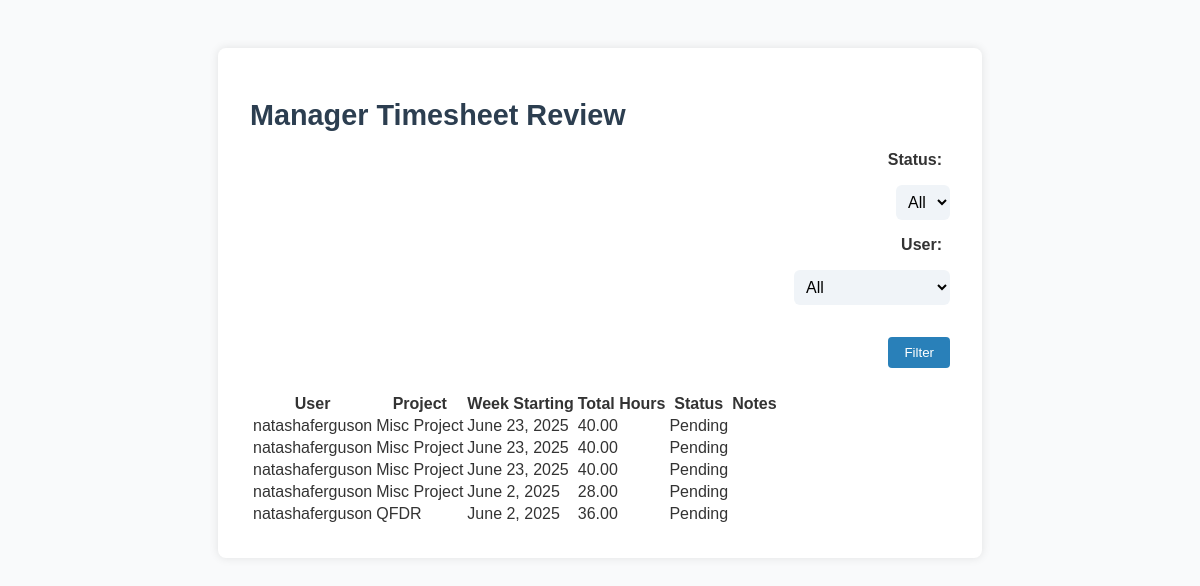
The page /tasks/timesheets/manage/ (signed in) on the database as committed earlier.
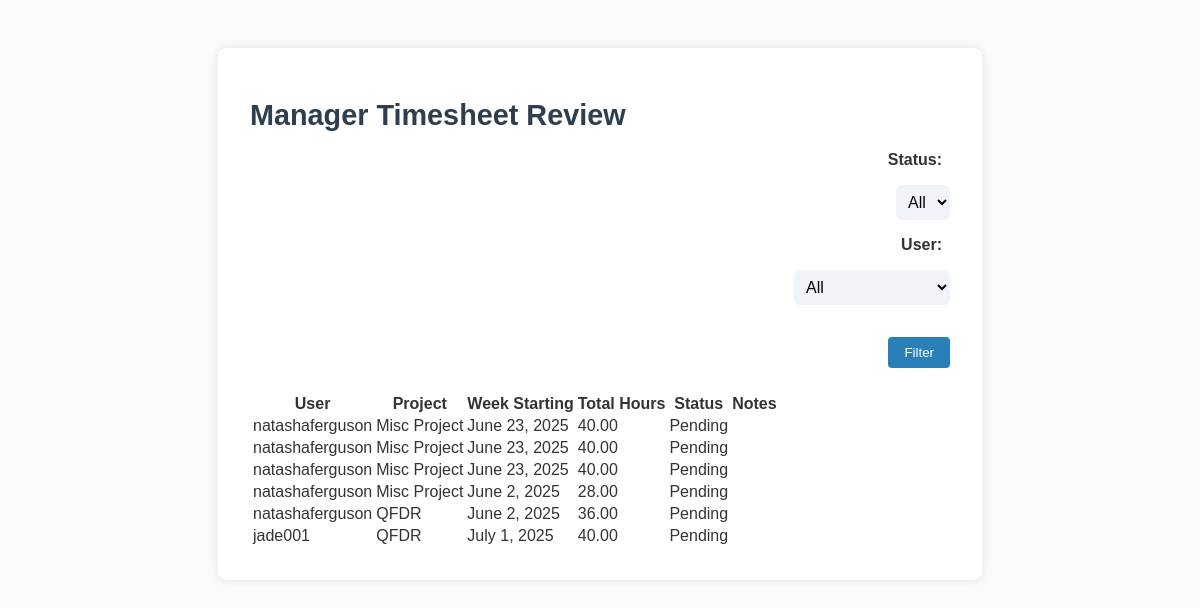
The same page on the database as committed later.
### tasks/models.py (models this page shows, shortened)
class Timesheet(models.Model):
    STATUS_CHOICES = [
        ('pending', 'Pending'),
        ('approved', 'Approved'),
        ('rejected', 'Rejected'),
    ]
    user = models.ForeignKey(User, on_delete=models.CASCADE)
    project = models.CharField(max_length=100)
    week_start = models.DateField()
    monday_hours = models.DecimalField(max_digits=5, decimal_places=2, default=0)
    tuesday_hours = models.DecimalField(max_digits=5, decimal_places=2, default=0)
    wednesday_hours = models.DecimalField(max_digits=5, decimal_places=2, default=0)
    thursday_hours = models.DecimalField(max_digits=5, decimal_places=2, default=0)
    friday_hours = models.DecimalField(max_digits=5, decimal_places=2, default=0)
    notes = models.TextField(blank=True)
    status = models.CharField(max_length=20, choices=STATUS_CHOICES, default='pending')
    @property
    def total_hours(self):
        return sum([
            self.monday_hours or 0,
            self.tuesday_hours or 0,
            self.wednesday_hours or 0,
            self.thursday_hours or 0,
            self.friday_hours or 0,
        ])

### tasks/views.py (the view)
# urls.py: path('timesheets/manage/', ManagerTimesheetListView.as_view(), name='timesheet-manager'),
class ManagerTimesheetListView(LoginRequiredMixin, UserPassesTestMixin, ListView):
    model = Timesheet
    template_name = 'tasks/manager_dashboard.html'
    context_object_name = 'timesheets'
    def test_func(self):
        return self.request.user.is_staff
    def get_queryset(self):
        queryset = Timesheet.objects.all()
        status_filter = self.request.GET.get('status')
        user_filter = self.request.GET.get('user')
        if status_filter:
            queryset = queryset.filter(status=status_filter)
        if user_filter:
            queryset = queryset.filter(user__username=user_filter)
        return queryset
    def get_context_data(self, **kwargs):
        context = super().get_context_data(**kwargs)
        context['statuses'] = Timesheet.STATUS_CHOICES
        context['users'] = User.objects.order_by('username')
        context['selected_status'] = self.request.GET.get('status', '')
        context['selected_user'] = self.request.GET.get('user', '')
        return context

### tasks/templates/tasks/manager_dashboard.html (shortened to what this page needs)
{% extends 'base.html' %}
{% block content %}
  <h1>Manager Timesheet Review</h1>
  <form method="get" class="filter-form">
    <label>Status:</label>
    <select name="status">
      <option value="">All</option>
    </select>
    <label>User:</label>
    <select name="user">
      <option value="">All</option>
    </select>
    <button type="submit">Filter</button>
  </form>
  <table>
    <thead>
      <tr>
        <th>User</th>
        <th>Project</th>
        <th>Week Starting</th>
        <th>Total Hours</th>
        <th>Status</th>
        <th>Notes</th>
      </tr>
    </thead>
    <tbody>
      {% for timesheet in timesheets %}
        <tr>
          <td>{{ timesheet.user.username }}</td>
          <td>{{ timesheet.project }}</td>
          <td>{{ timesheet.week_start }}</td>
          <td>{{ timesheet.total_hours }}</td>
          <td>{{ timesheet.get_status_display }}</td>
          <td>{{ timesheet.notes }}</td>
        </tr>
      {% empty %}
        <tr><td colspan="6">No timesheets found.</td></tr>
      {% endfor %}
    </tbody>
  </table>
{% endblock %}

Rows that differ between the two databases and show on the page:
added Timesheet: user.username "jade001", project "QFDR", week_start "July 1, 2025", total_hours "40.00", status "Pending"
